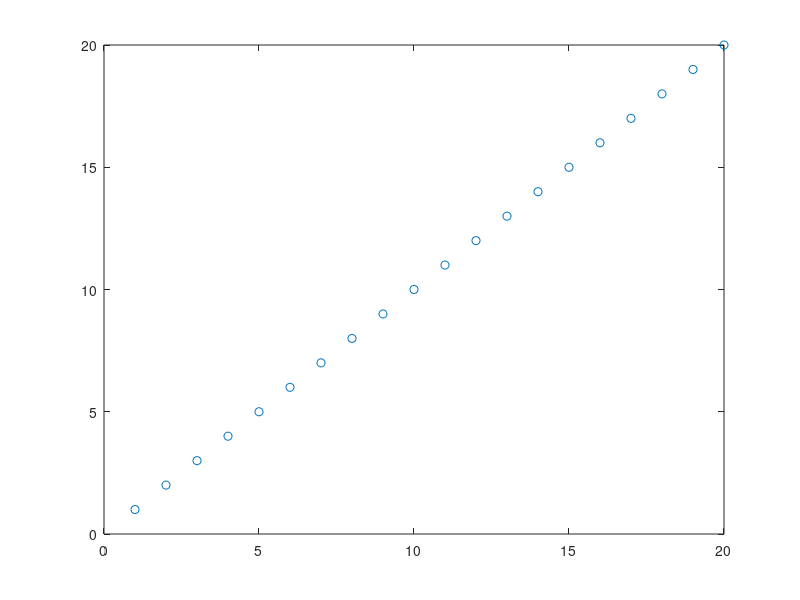
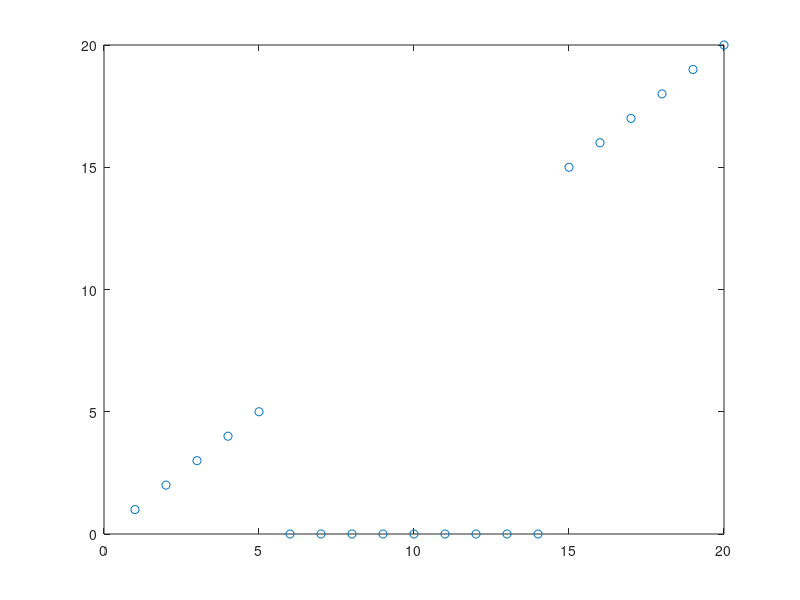
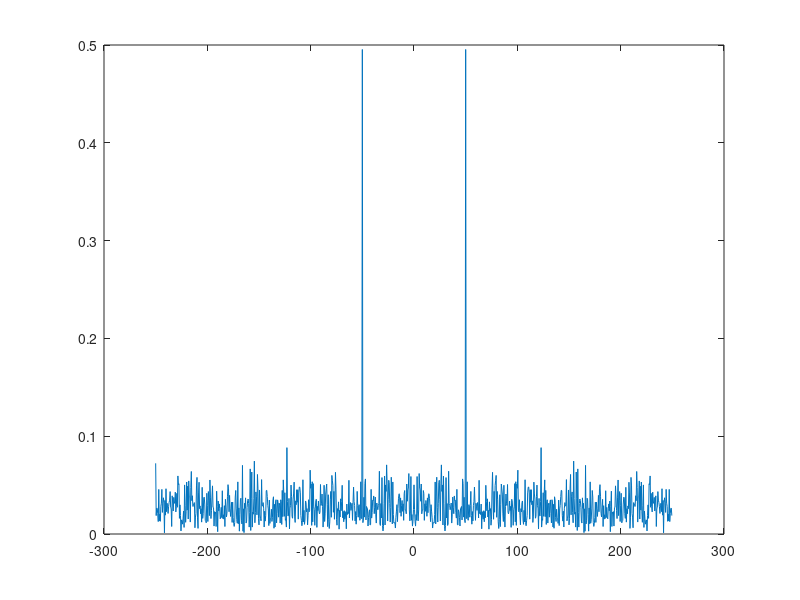
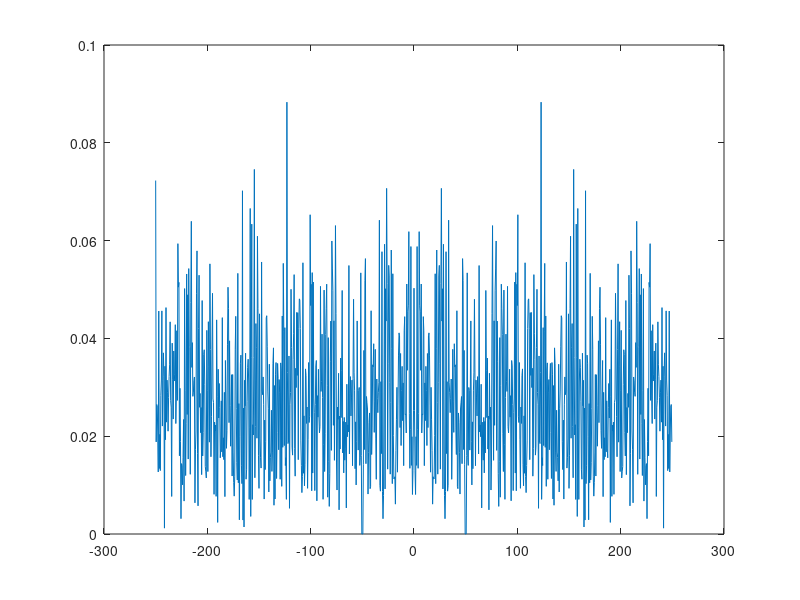

These charts were generated, in order, by the following MATLAB code:
%% First example
clc; clear; close all;

A = 1:20;
B = A;
B(B > 5 & B < 15) = 0;
figure(); plot(A, 'o');
figure(); plot(B, 'o');


%% SNR example
fs = 500;
t = 2;
N = t*fs;
t_axis = (1:N)'./fs;
f_axis_shifted = (-N/2:1:(N/2-1))'.*(fs/N);
f = 50;
x = cos(2*pi*f*t_axis); % cosinus
n = wgn(N,1,0);         % noise
s = x+n;
s_fft = abs(fftshift(fft(s)))./N;

Nin = s_fft;
Nin(f_axis_shifted > (f-1) & f_axis_shifted < (f+1)) = 0;
Nin(f_axis_shifted < -(f-1) & f_axis_shifted > -(f+1)) = 0;
Nin_pow = sum(Nin.^2);
Sin_pow = sum(s_fft.^2)-Nin_pow;
SNRin = Sin_pow/Nin_pow

figure(); plot(f_axis_shifted, s_fft);
figure(); plot(f_axis_shifted, Nin);
 
